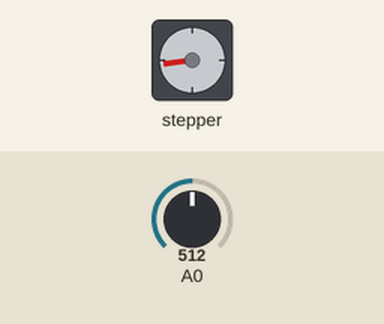
Simulated run of this sketch. Board: Arduino Uno, built with avr-gcc and run on an emulated ATmega328P. Parts: stepper motor. The test bench sets the inputs (shaded band); at power-on: A0 = 512. Stepper angles assume 825 steps per turn.

Above: at 1.2 s.
1.3 s: A0 set to 716
At 1.66 s:
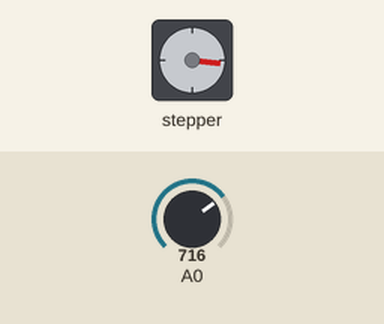
4.3 s: A0 set to 0
At 4.3 s:
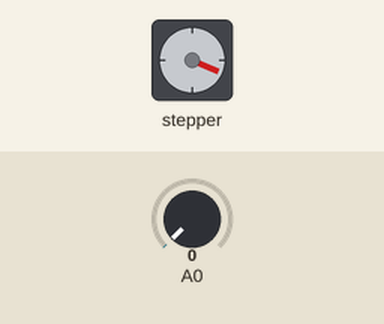
5.8 s: A0 set to 9
7.3 s: A0 set to 12
At 9.45 s:
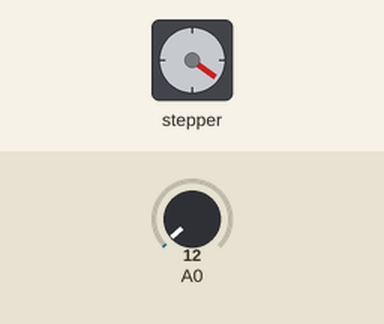
10.3 s: A0 set to 122
Timing chart, 0 to 17.3 s (numbered marks = the images above; inputs shaded):
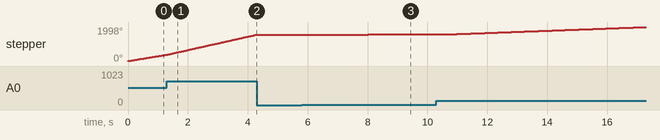

Measured:
- the behaviour switches between 10 and 11 on A0 (found by bisection; images 2 and 3)
- after the input at 4.3 s, stepper: stops changing and stays 1553°
- after the input at 5.8 s, every drawn part: stays the same
- after the input at 7.3 s, stepper: keeps turning clockwise at about 6°/s, starting after 0.07 s

The sketch:

StepperCode.ino
```cpp
#include <Stepper.h> //Includes the code for Stepper motor

//Declaration and Initialization for global variables
const int stepsPerRevolution = 825;
int stepCount = 0;

//Declaring the ports used for the stepper
Stepper myStepper(stepsPerRevolution, 8, 9, 10, 11);

void setup() {
  //No setup required
}

void loop() {
  //Reading and maping the sensor value
  int sensorReading = analogRead(A0);
  int motorSpeed = map(sensorReading, 0, 1023, 0, 100);

  //Set the motor speed
  if (motorSpeed > 0) {
    myStepper.setSpeed(motorSpeed);
    //The motor takes a step
    myStepper.step(stepsPerRevolution / 100);
  }
}
```
